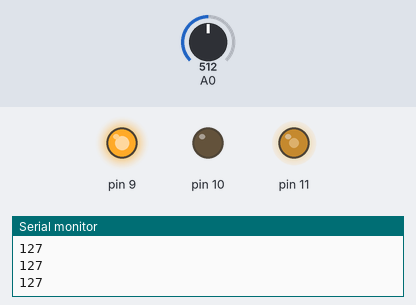
Simulated run of this sketch. Board: Arduino Uno, built with avr-gcc and run on an emulated ATmega328P. Shown: output pins drawn as LEDs (lit = HIGH), the last lines printed to the serial monitor. Inputs (shaded band) come from the test bench; at power-on: A0 = 512.

Above: at 1.2 s.
1.3 s: A0 set to 716
At 2.5 s:
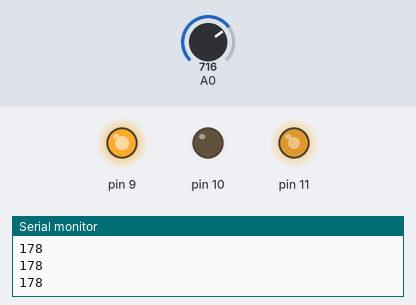
2.8 s: A0 set to 900
At 3.8 s:
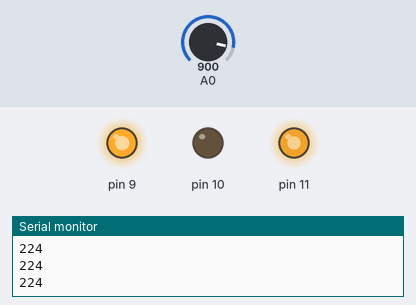
4.3 s: A0 set to 122
At 4.8 s:
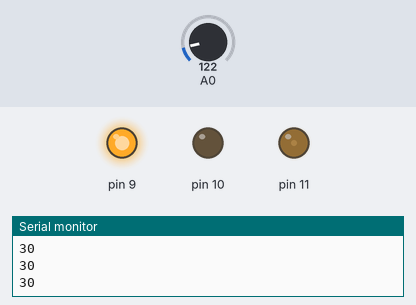
5.8 s: A0 set to 0
At 7.0 s:
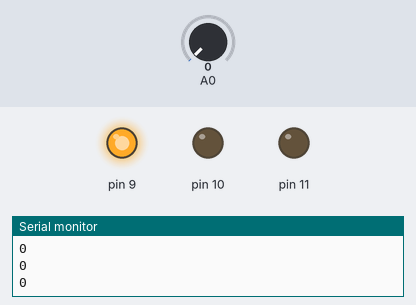
7.3 s: A0 set to 511
At 8.3 s:
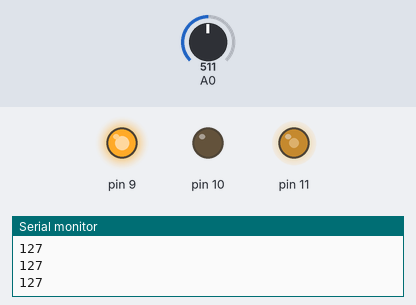
Timing chart, 0 to 9.8 s (numbered marks = the images above; inputs shaded):
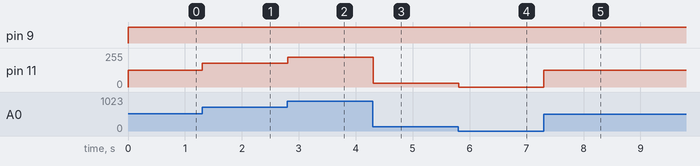

Measured:
- after the input at 1.3 s, pin 11: 127/255 → 178/255 at once
- after the input at 2.8 s, pin 11: 178/255 → 224/255 at once
- after the input at 4.3 s, pin 11: 224/255 → 30/255 at once
- after the input at 5.8 s, pin 11: 30/255 → 0/255 at once
- after the input at 7.3 s, pin 11: 0/255 → 127/255 at once

The sketch:

p_03.1.ino
```cpp
int valorPot = 0;
int valorMapPot = 0;

void setup(){
  Serial.begin(9600);
}

void loop(){
  valorPot = analogRead(0);
  valorMapPot = map(valorPot, 0, 1023, 0, 255);
  Serial.println(valorMapPot,DEC);
  analogWrite(11,valorMapPot);//PWM Rojo
  analogWrite(10,0);//PWM Verde
  analogWrite(9,255);//PWM Azul
  delay(0);
}
```
